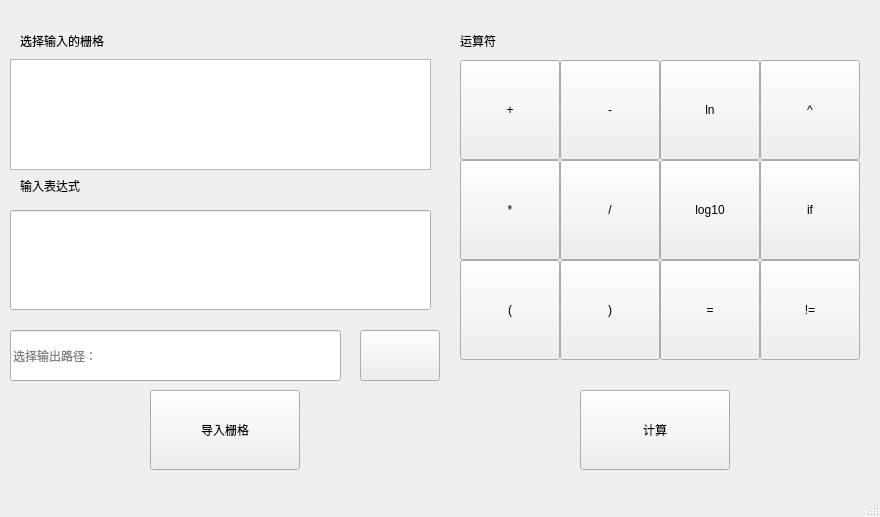
<?xml version="1.0" encoding="UTF-8"?>
<ui version="4.0">
 <class>RasterCalculatorClass</class>
 <widget class="QMainWindow" name="RasterCalculatorClass">
  <property name="geometry">
   <rect>
    <x>0</x>
    <y>0</y>
    <width>880</width>
    <height>517</height>
   </rect>
  </property>
  <property name="minimumSize">
   <size>
    <width>880</width>
    <height>517</height>
   </size>
  </property>
  <property name="maximumSize">
   <size>
    <width>880</width>
    <height>517</height>
   </size>
  </property>
  <property name="windowTitle">
   <string>RasterCalculator</string>
  </property>
  <widget class="QWidget" name="centralWidget">
   <widget class="QPushButton" name="calculateButton">
    <property name="geometry">
     <rect>
      <x>580</x>
      <y>390</y>
      <width>150</width>
      <height>80</height>
     </rect>
    </property>
    <property name="text">
     <string>计算</string>
    </property>
   </widget>
   <widget class="QPushButton" name="selectRasterLayersButton">
    <property name="geometry">
     <rect>
      <x>150</x>
      <y>390</y>
      <width>150</width>
      <height>80</height>
     </rect>
    </property>
    <property name="text">
     <string>导入栅格</string>
    </property>
   </widget>
   <widget class="QLabel" name="label_3">
    <property name="geometry">
     <rect>
      <x>460</x>
      <y>20</y>
      <width>211</width>
      <height>41</height>
     </rect>
    </property>
    <property name="styleSheet">
     <string notr="true">font: 12pt &quot;Arial&quot;;</string>
    </property>
    <property name="text">
     <string>运算符</string>
    </property>
   </widget>
   <widget class="QPushButton" name="pushButton_index">
    <property name="geometry">
     <rect>
      <x>760</x>
      <y>60</y>
      <width>100</width>
      <height>100</height>
     </rect>
    </property>
    <property name="text">
     <string>^</string>
    </property>
   </widget>
   <widget class="QPushButton" name="pushButton_if">
    <property name="geometry">
     <rect>
      <x>760</x>
      <y>160</y>
      <width>100</width>
      <height>100</height>
     </rect>
    </property>
    <property name="text">
     <string>if</string>
    </property>
   </widget>
   <widget class="QPushButton" name="pushButton_multiply">
    <property name="geometry">
     <rect>
      <x>460</x>
      <y>160</y>
      <width>100</width>
      <height>100</height>
     </rect>
    </property>
    <property name="text">
     <string>*</string>
    </property>
   </widget>
   <widget class="QPushButton" name="pushButton_add">
    <property name="geometry">
     <rect>
      <x>460</x>
      <y>60</y>
      <width>100</width>
      <height>100</height>
     </rect>
    </property>
    <property name="text">
     <string>+</string>
    </property>
   </widget>
   <widget class="QPushButton" name="pushButton_log10">
    <property name="geometry">
     <rect>
      <x>660</x>
      <y>160</y>
      <width>100</width>
      <height>100</height>
     </rect>
    </property>
    <property name="text">
     <string>log10</string>
    </property>
   </widget>
   <widget class="QPushButton" name="pushButton_equal">
    <property name="geometry">
     <rect>
      <x>660</x>
      <y>260</y>
      <width>100</width>
      <height>100</height>
     </rect>
    </property>
    <property name="text">
     <string>=</string>
    </property>
   </widget>
   <widget class="QPushButton" name="pushButton_notEqual">
    <property name="geometry">
     <rect>
      <x>760</x>
      <y>260</y>
      <width>100</width>
      <height>100</height>
     </rect>
    </property>
    <property name="text">
     <string>!=</string>
    </property>
   </widget>
   <widget class="QPushButton" name="pushButton_openBracket">
    <property name="geometry">
     <rect>
      <x>460</x>
      <y>260</y>
      <width>100</width>
      <height>100</height>
     </rect>
    </property>
    <property name="text">
     <string>(</string>
    </property>
   </widget>
   <widget class="QPushButton" name="pushButton_divide">
    <property name="geometry">
     <rect>
      <x>560</x>
      <y>160</y>
      <width>100</width>
      <height>100</height>
     </rect>
    </property>
    <property name="styleSheet">
     <string notr="true">border-color: rgb(0, 0, 0);</string>
    </property>
    <property name="text">
     <string>/</string>
    </property>
   </widget>
   <widget class="QPushButton" name="pushButton_closeBracket">
    <property name="geometry">
     <rect>
      <x>560</x>
      <y>260</y>
      <width>100</width>
      <height>100</height>
     </rect>
    </property>
    <property name="text">
     <string>)</string>
    </property>
   </widget>
   <widget class="QPushButton" name="pushButton_ln">
    <property name="geometry">
     <rect>
      <x>660</x>
      <y>60</y>
      <width>100</width>
      <height>100</height>
     </rect>
    </property>
    <property name="text">
     <string>ln</string>
    </property>
   </widget>
   <widget class="QPushButton" name="pushButton_subtract">
    <property name="geometry">
     <rect>
      <x>560</x>
      <y>60</y>
      <width>100</width>
      <height>100</height>
     </rect>
    </property>
    <property name="text">
     <string>-</string>
    </property>
   </widget>
   <widget class="QLabel" name="label">
    <property name="geometry">
     <rect>
      <x>20</x>
      <y>20</y>
      <width>321</width>
      <height>41</height>
     </rect>
    </property>
    <property name="styleSheet">
     <string notr="true"/>
    </property>
    <property name="text">
     <string>选择输入的栅格</string>
    </property>
   </widget>
   <widget class="QLabel" name="label_2">
    <property name="geometry">
     <rect>
      <x>20</x>
      <y>170</y>
      <width>191</width>
      <height>31</height>
     </rect>
    </property>
    <property name="styleSheet">
     <string notr="true"/>
    </property>
    <property name="text">
     <string>输入表达式</string>
    </property>
   </widget>
   <widget class="QLineEdit" name="expressionLineEdit">
    <property name="geometry">
     <rect>
      <x>10</x>
      <y>210</y>
      <width>421</width>
      <height>100</height>
     </rect>
    </property>
   </widget>
   <widget class="QLineEdit" name="outputFileLineEdit">
    <property name="geometry">
     <rect>
      <x>10</x>
      <y>330</y>
      <width>331</width>
      <height>51</height>
     </rect>
    </property>
    <property name="readOnly">
     <bool>true</bool>
    </property>
    <property name="placeholderText">
     <string>选择输出路径：</string>
    </property>
   </widget>
   <widget class="QPushButton" name="selectOutputFileButton">
    <property name="geometry">
     <rect>
      <x>360</x>
      <y>330</y>
      <width>80</width>
      <height>51</height>
     </rect>
    </property>
    <property name="text">
     <string/>
    </property>
    <property name="icon">
     <iconset resource="MainInterface.qrc">
      <normaloff>:/MainInterface/res/newFile.png</normaloff>:/MainInterface/res/newFile.png</iconset>
    </property>
   </widget>
   <widget class="QListView" name="rasterLayerlistView">
    <property name="geometry">
     <rect>
      <x>10</x>
      <y>59</y>
      <width>421</width>
      <height>111</height>
     </rect>
    </property>
   </widget>
  </widget>
  <widget class="QStatusBar" name="statusBar"/>
 </widget>
 <layoutdefault spacing="6" margin="11"/>
 <resources>
  <include location="MainInterface.qrc"/>
 </resources>
 <connections/>
</ui>
